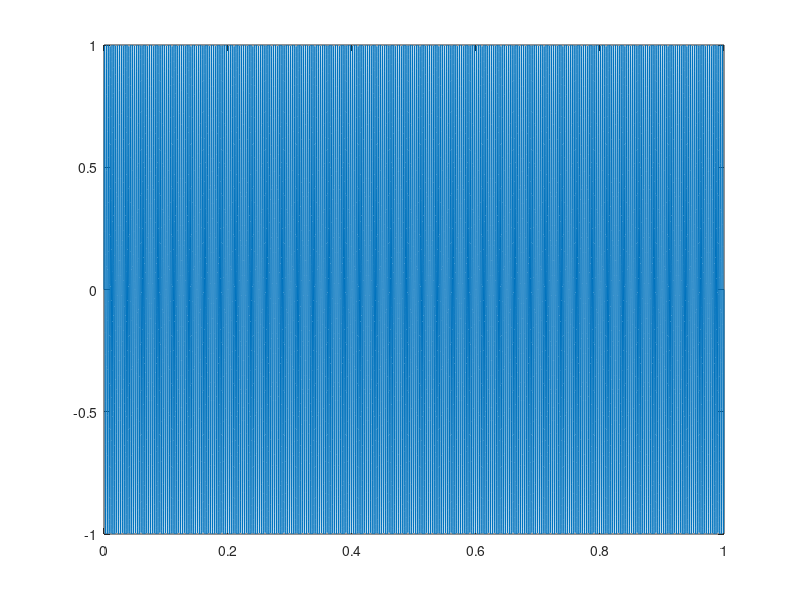
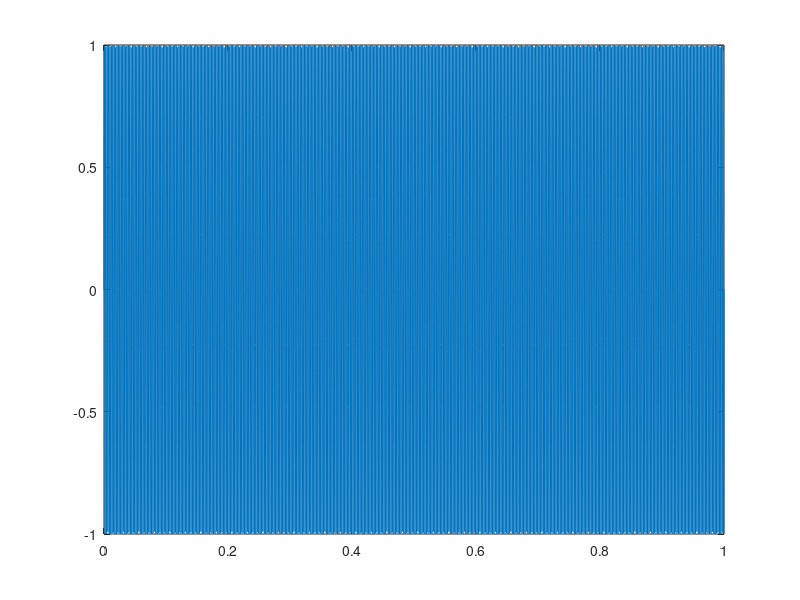
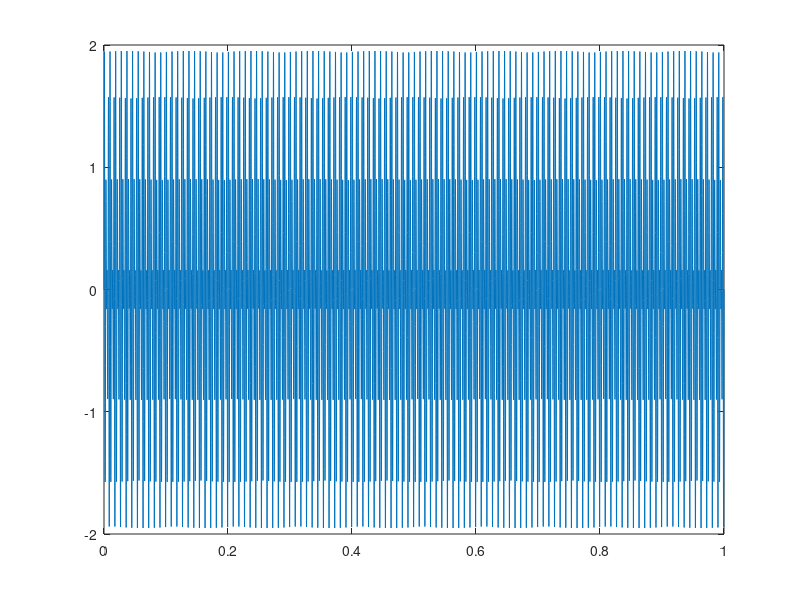

These charts were generated, in order, by the following MATLAB code:
clc
clear all
close all

#frequencia dos sinais

f1 =330
f2=440

#periodos dos sinais

lamda1=(3*10^8)/f1
lamda2=(3*10^8)/f2

#sinal no tempo
t=0:0.0001:1;
x1=1*sin(2*pi*f1*t);
x2=1*sin(2*pi*f2*t);
figure(1);
plot(t,x1);
figure(2);
plot(t,x2);

#ouvir cada sinal

sound(x2);

#soma dos sinais

xt = x1+x2;

#mostrar a soma no tempo

figure(3);

plot(t,xt);

#ouvir a soma

sound(xt);

#amostragem dos sinais

Fs1 = (10*100); #alta resolucao
Fs2 = (10*1000); #alta resolucao


